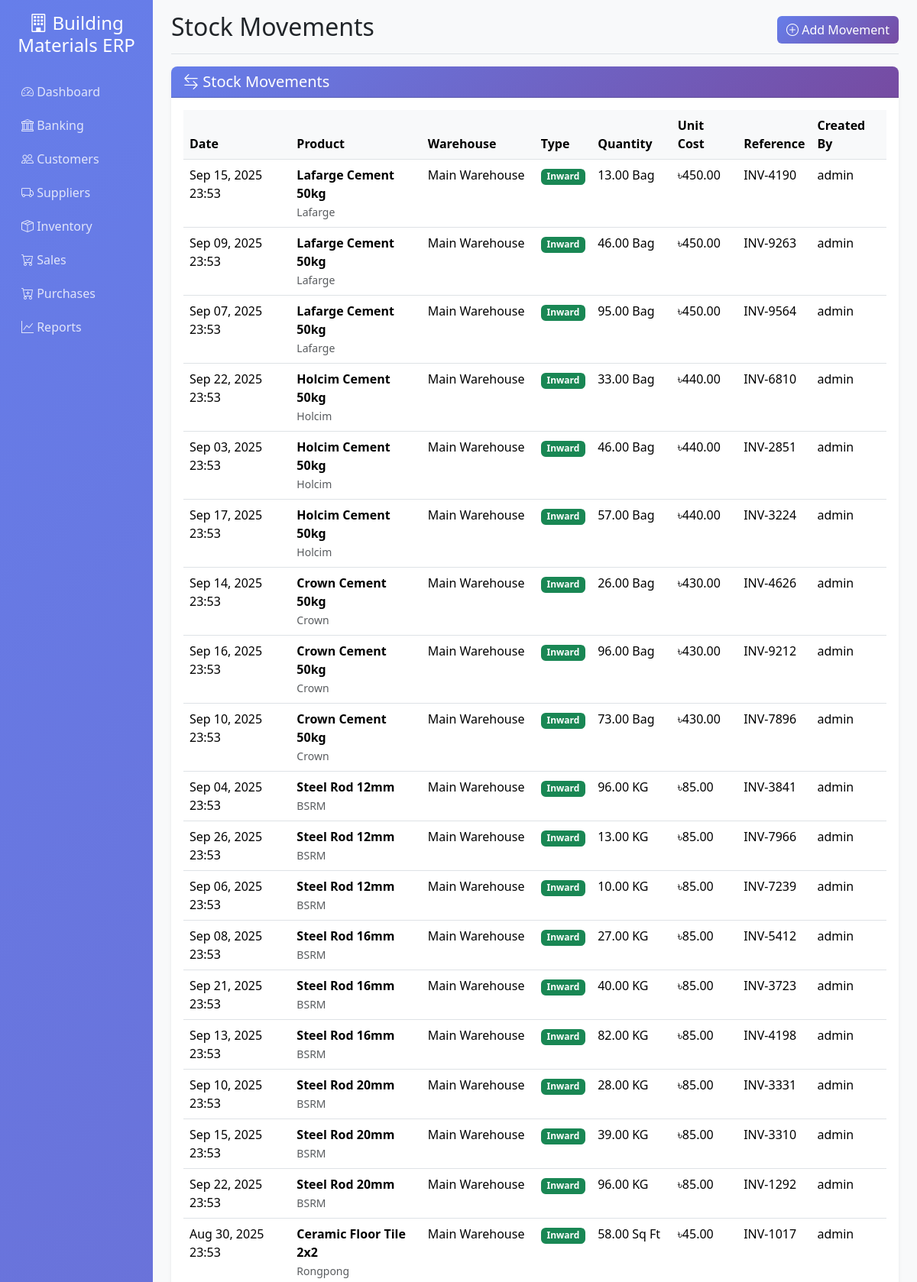
Page /stock/movements/ (upper part) on the committed database.
### stock/models.py (models this page shows, shortened)
class StockMovement(models.Model):
    MOVEMENT_TYPES = [
        ('inward', 'Inward'),
        ('outward', 'Outward'),
        ('transfer', 'Transfer'),
        ('adjustment', 'Adjustment'),
    ]
    product = models.ForeignKey(Product, on_delete=models.CASCADE)
    warehouse = models.ForeignKey(Warehouse, on_delete=models.CASCADE)
    movement_type = models.CharField(max_length=20, choices=MOVEMENT_TYPES)
    quantity = models.DecimalField(max_digits=10, decimal_places=2)
    unit_cost = models.DecimalField(max_digits=15, decimal_places=2)
    reference = models.CharField(max_length=100, blank=True)
    description = models.TextField(blank=True)
    movement_date = models.DateTimeField()
    created_by = models.ForeignKey(User, on_delete=models.SET_NULL, null=True)
    created_at = models.DateTimeField(auto_now_add=True)
    class Meta:
        verbose_name = "Stock Movement"
        verbose_name_plural = "Stock Movements"

class Product(models.Model):
    UNIT_TYPES = [
        ('bag', 'Bag'),
        ('bundle', 'Bundle'),
        ('pcs', 'Pieces'),
        ('kg', 'Kilogram'),
        ('sqft', 'Square Feet'),
        ('liter', 'Liter'),
        ('other', 'Other'),
    ]
    name = models.CharField(max_length=200)
    unit_type = models.CharField(max_length=20, choices=UNIT_TYPES)
    unit_name = models.CharField(max_length=50)
    brand = models.CharField(max_length=100, blank=True)
    description = models.TextField(blank=True)
    cost_price = models.DecimalField(max_digits=15, decimal_places=2, default=0)
    selling_price = models.DecimalField(max_digits=15, decimal_places=2, default=0)
    min_stock_level = models.DecimalField(max_digits=10, decimal_places=2, default=0)
    is_active = models.BooleanField(default=True)
    created_at = models.DateTimeField(auto_now_add=True)
    updated_at = models.DateTimeField(auto_now=True)
    class Meta:
        verbose_name = "Product"
        verbose_name_plural = "Products"

class Warehouse(models.Model):
    name = models.CharField(max_length=100)
    location = models.CharField(max_length=200)
    is_active = models.BooleanField(default=True)
    created_at = models.DateTimeField(auto_now_add=True)
    class Meta:
        verbose_name = "Warehouse"
        verbose_name_plural = "Warehouses"

### stock/views.py (the view)
# urls.py: path('movements/', views.StockMovementListView.as_view(), name='movement_list'),
class StockMovementListView(ListView):
    model = StockMovement
    template_name = 'stock/movement_list.html'
    context_object_name = 'movements'

### templates/stock/movement_list.html (shortened to what this page needs)
{% extends 'base.html' %}
{% block page_title %}Stock Movements{% endblock %}
{% block page_actions %}
<a href="{% url 'stock:movement_create' %}" class="btn btn-primary">
    <i class="bi bi-plus-circle"></i> Add Movement
</a>
{% endblock %}
{% block content %}
<div class="row">
    <div class="col-12">
        <div class="card">
            <div class="card-header">
                <h5 class="mb-0">
                    <i class="bi bi-arrow-left-right"></i>
                    Stock Movements
                </h5>
            </div>
            <div class="card-body">
                {% if movements %}
                <div class="table-responsive">
                    <table class="table table-hover">
                        <thead>
                            <tr>
                                <th>Date</th>
                                <th>Product</th>
                                <th>Warehouse</th>
                                <th>Type</th>
                                <th>Quantity</th>
                                <th>Unit Cost</th>
                                <th>Reference</th>
                                <th>Created By</th>
                            </tr>
                        </thead>
                        <tbody>
                            {% for movement in movements %}
                            <tr>
                                <td>{{ movement.movement_date|date:"M d, Y H:i" }}</td>
                                <td>
                                    <strong>{{ movement.product.name }}</strong>
                                    <br><small class="text-muted">{{ movement.product.brand|default:"" }}</small>
                                </td>
                                <td>{{ movement.warehouse.name }}</td>
                                <td>
                                    <span class="badge {% if movement.movement_type == 'inward' %}bg-success{% elif movement.movement_type == 'outward' %}bg-danger{% else %}bg-info{% endif %}">
                                        {{ movement.get_movement_type_display }}
                                    </span>
                                </td>
                                <td>{{ movement.quantity }} {{ movement.product.unit_name }}</td>
                                <td>৳{{ movement.unit_cost|floatformat:2 }}</td>
                                <td>{{ movement.reference|default:"-" }}</td>
                                <td>{{ movement.created_by.username|default:"-" }}</td>
                            </tr>
                            {% endfor %}
                        </tbody>
                    </table>
                </div>
                {% endif %}
            </div>
        </div>
    </div>
</div>
{% endblock %}

### templates/base.html (style rules this page uses)
.card { border: none; box-shadow: 0 0.125rem 0.25rem rgba(0, 0, 0, 0.075); border-radius: 0.5rem; }
.card-header { background: linear-gradient(135deg, #667eea 0%, #764ba2 100%); color: white; border-radius: 0.5rem 0.5rem 0 0 !important; }
.btn-primary { background: linear-gradient(135deg, #667eea 0%, #764ba2 100%); border: none; }
.table th { background-color: #f8f9fa; border-top: none; }

### rows in the picture
StockMovement: movement_date "Sep 15, 2025 23:53", product.name "Lafarge Cement 50kg", product.brand "Lafarge", warehouse.name "Main Warehouse", movement_type "Inward", quantity "13.00", product.unit_name "Bag", unit_cost "450.00", reference "INV-4190", created_by.username "admin"
StockMovement: movement_date "Sep 09, 2025 23:53", product.name "Lafarge Cement 50kg", product.brand "Lafarge", warehouse.name "Main Warehouse", movement_type "Inward", quantity "46.00", product.unit_name "Bag", unit_cost "450.00", reference "INV-9263", created_by.username "admin"
StockMovement: movement_date "Sep 07, 2025 23:53", product.name "Lafarge Cement 50kg", product.brand "Lafarge", warehouse.name "Main Warehouse", movement_type "Inward", quantity "95.00", product.unit_name "Bag", unit_cost "450.00", reference "INV-9564", created_by.username "admin"
StockMovement: movement_date "Sep 22, 2025 23:53", product.name "Holcim Cement 50kg", product.brand "Holcim", warehouse.name "Main Warehouse", movement_type "Inward", quantity "33.00", product.unit_name "Bag", unit_cost "440.00", reference "INV-6810", created_by.username "admin"
StockMovement: movement_date "Sep 03, 2025 23:53", product.name "Holcim Cement 50kg", product.brand "Holcim", warehouse.name "Main Warehouse", movement_type "Inward", quantity "46.00", product.unit_name "Bag", unit_cost "440.00", reference "INV-2851", created_by.username "admin"
StockMovement: movement_date "Sep 17, 2025 23:53", product.name "Holcim Cement 50kg", product.brand "Holcim", warehouse.name "Main Warehouse", movement_type "Inward", quantity "57.00", product.unit_name "Bag", unit_cost "440.00", reference "INV-3224", created_by.username "admin"
StockMovement: movement_date "Sep 14, 2025 23:53", product.name "Crown Cement 50kg", product.brand "Crown", warehouse.name "Main Warehouse", movement_type "Inward", quantity "26.00", product.unit_name "Bag", unit_cost "430.00", reference "INV-4626", created_by.username "admin"
StockMovement: movement_date "Sep 16, 2025 23:53", product.name "Crown Cement 50kg", product.brand "Crown", warehouse.name "Main Warehouse", movement_type "Inward", quantity "96.00", product.unit_name "Bag", unit_cost "430.00", reference "INV-9212", created_by.username "admin"
StockMovement: movement_date "Sep 10, 2025 23:53", product.name "Crown Cement 50kg", product.brand "Crown", warehouse.name "Main Warehouse", movement_type "Inward", quantity "73.00", product.unit_name "Bag", unit_cost "430.00", reference "INV-7896", created_by.username "admin"
StockMovement: movement_date "Sep 04, 2025 23:53", product.name "Steel Rod 12mm", product.brand "BSRM", warehouse.name "Main Warehouse", movement_type "Inward", quantity "96.00", product.unit_name "KG", unit_cost "85.00", reference "INV-3841", created_by.username "admin"
StockMovement: movement_date "Sep 26, 2025 23:53", product.name "Steel Rod 12mm", product.brand "BSRM", warehouse.name "Main Warehouse", movement_type "Inward", quantity "13.00", product.unit_name "KG", unit_cost "85.00", reference "INV-7966", created_by.username "admin"
StockMovement: movement_date "Sep 06, 2025 23:53", product.name "Steel Rod 12mm", product.brand "BSRM", warehouse.name "Main Warehouse", movement_type "Inward", quantity "10.00", product.unit_name "KG", unit_cost "85.00", reference "INV-7239", created_by.username "admin"
StockMovement: movement_date "Sep 08, 2025 23:53", product.name "Steel Rod 16mm", product.brand "BSRM", warehouse.name "Main Warehouse", movement_type "Inward", quantity "27.00", product.unit_name "KG", unit_cost "85.00", reference "INV-5412", created_by.username "admin"
StockMovement: movement_date "Sep 21, 2025 23:53", product.name "Steel Rod 16mm", product.brand "BSRM", warehouse.name "Main Warehouse", movement_type "Inward", quantity "40.00", product.unit_name "KG", unit_cost "85.00", reference "INV-3723", created_by.username "admin"
StockMovement: movement_date "Sep 13, 2025 23:53", product.name "Steel Rod 16mm", product.brand "BSRM", warehouse.name "Main Warehouse", movement_type "Inward", quantity "82.00", product.unit_name "KG", unit_cost "85.00", reference "INV-4198", created_by.username "admin"
StockMovement: movement_date "Sep 10, 2025 23:53", product.name "Steel Rod 20mm", product.brand "BSRM", warehouse.name "Main Warehouse", movement_type "Inward", quantity "28.00", product.unit_name "KG", unit_cost "85.00", reference "INV-3331", created_by.username "admin"
StockMovement: movement_date "Sep 15, 2025 23:53", product.name "Steel Rod 20mm", product.brand "BSRM", warehouse.name "Main Warehouse", movement_type "Inward", quantity "39.00", product.unit_name "KG", unit_cost "85.00", reference "INV-3310", created_by.username "admin"
StockMovement: movement_date "Sep 22, 2025 23:53", product.name "Steel Rod 20mm", product.brand "BSRM", warehouse.name "Main Warehouse", movement_type "Inward", quantity "96.00", product.unit_name "KG", unit_cost "85.00", reference "INV-1292", created_by.username "admin"
StockMovement: movement_date "Aug 30, 2025 23:53", product.name "Ceramic Floor Tile 2x2", product.brand "Rongpong", warehouse.name "Main Warehouse", movement_type "Inward", quantity "58.00", product.unit_name "Sq Ft", unit_cost "45.00", reference "INV-1017", created_by.username "admin"
